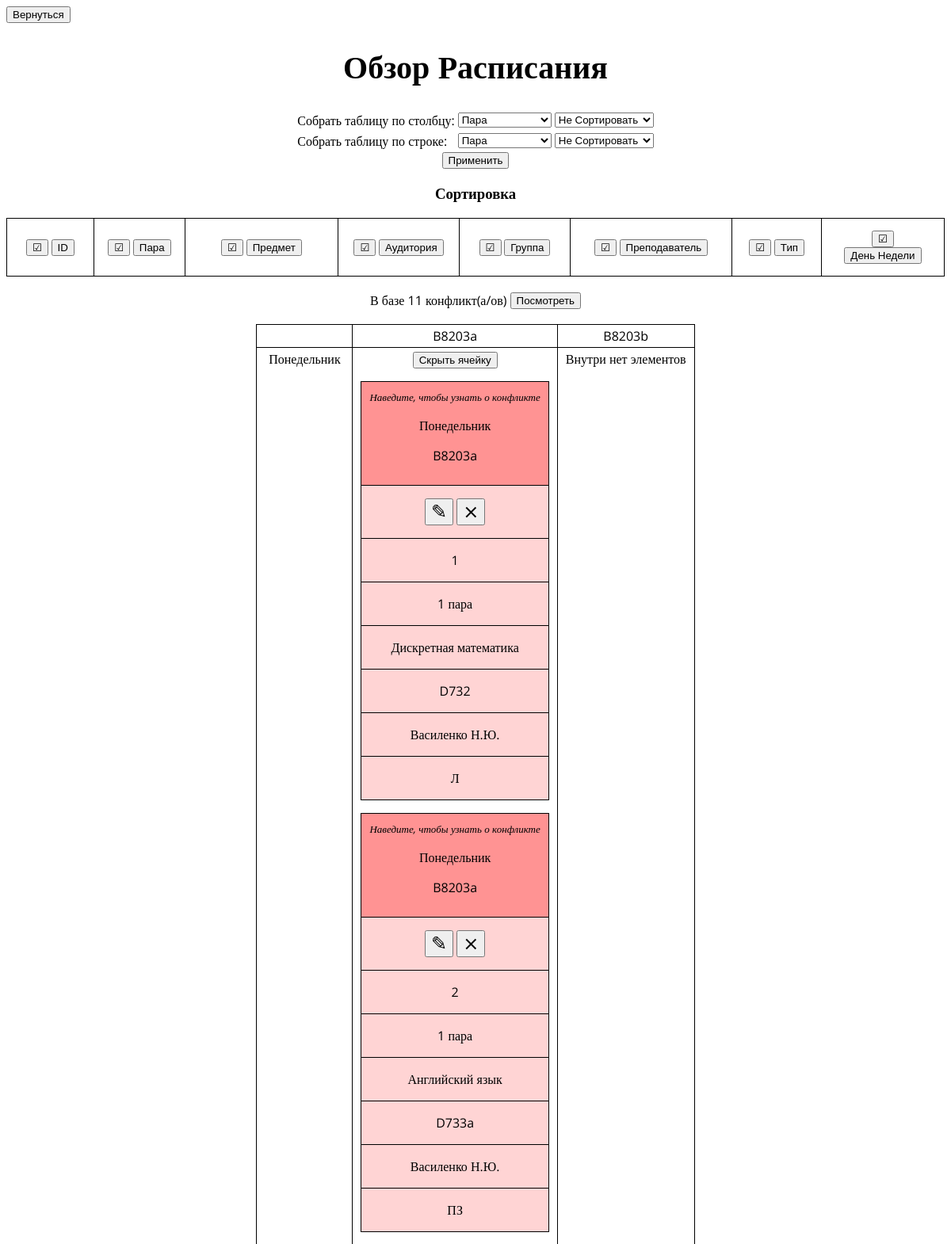
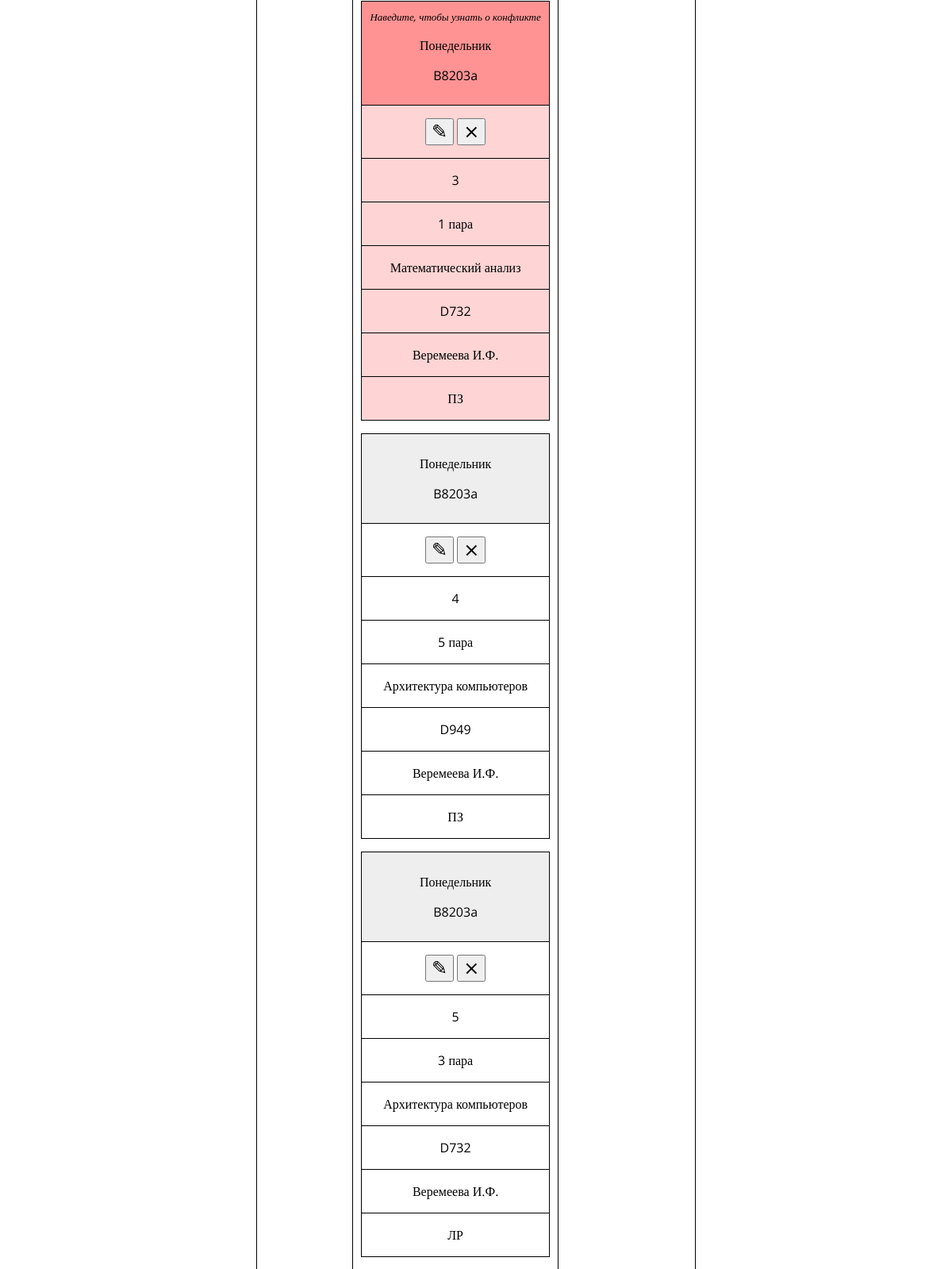
The page /overview (upper part) on the database its author committed (2 pictures, top to bottom).
### tables this page shows
CREATE TABLE `Groups` ( `ID` INTEGER NOT NULL DEFAULT -1, `Name` INTEGER );

CREATE TABLE `Weekdays` ( `ID` INTEGER NOT NULL DEFAULT -1, `Name` TEXT, `OrderNumber` INTEGER NOT NULL DEFAULT -1 );

### home.py (the view, shortened to what this page needs)
@app.route("/overview", methods=["GET", "POST"])
def overview():
	global join_column, join_row, ordering_column, tables_info, hiding_cells, current_columns, current_rows, hiding_fields, edit_field
	col_asc_type = request.form.get("OrderTypeColumns", type=int)
	row_asc_type = request.form.get("OrderTypeRows", type=int)
	colname = request.form.get("JoiningTableColumns")
	rowname = request.form.get("JoiningTableRows")
	edit_values = request.form.get("DatabaseEditor")
	joining_columns = None
	joining_rows = None
	for i in tables_info["SchedItems"]:
		if i.title == colname:
			joining_columns = i
		if i.title == rowname:
			joining_rows = i
	rows_asc = {None:None, 0:None, 1:True, 2:False}[row_asc_type]
	columns_asc =  {None:None, 0:None, 1:True, 2:False}[col_asc_type]
	for i in request.form:
		print(i)
	join_column.ascending = columns_asc
	join_row.ascending = rows_asc
	table, rows, columns, conflicts = generate_schedule(join_column, join_row, ordering_column)
	current_columns = columns
	current_rows = rows
	return render_template(
		"overview.html",
		jcols=columns,
		jrows=rows,
		table=table,
		widthes=[i.width+40 for i in tables_info["SchedItems"] if i != join_column and i != join_row],
		titles=[i.title for i in tables_info["SchedItems"] if i != join_column and i != join_row],
		titles_origin=[i.name for i in tables_info["SchedItems"] if i != join_column and i != join_row],
		join_col=join_column,
		join_row=join_row,
		orderby=ordering_column,
		columns=[i for i in tables_info["SchedItems"]],
		hidecells=hiding_cells,
		hidefields=hiding_fields,
		conflicts=conflicts
	)

### templates/overview.html (shortened to what this page needs)
<head>
	<link rel="stylesheet" href="../static/css/style.css">
</head>
<body>
	<form name="Overview" action="/overview" method='POST'>
		<button name="Back" type="submit">Вернуться</button>
		<center>
			<h1>Обзор Расписания</h1>
			<font size=3>
				<table>
					<tr>
						<td>
							Собрать таблицу по столбцу:
						</td>
						<td>
							<select name="JoiningTableColumns">
								{% for col in columns %}
									{% if col.title != "ID" %}
										<option value="{{col.title}}"
										>
											{{col.title}}
										</option>
									{% endif %}
								{% endfor%}
							</select>
						</td>
						<td>
							<select name="OrderTypeColumns">
								<option value="0" {% if join_col.ascending == None %} SELECTED {% endif %}>Не Сортировать</option>
							</select>
						</td>
					</tr>
					<tr>
						<td>
							Собрать таблицу по строке:
						</td>
						<td>
							<select name="JoiningTableRows">
								{% for col in columns %}
									{% if col.title != "ID" %}
										<option value="{{col.title}}"
										>
											{{col.title}}
										</option>
									{% endif %}
								{% endfor%}
							</select>
						</td>
						<td>
							<select name="OrderTypeRows">
								<option value="0" {% if join_row.ascending == None %} SELECTED {% endif %}>Не Сортировать</option>
							</select>
						</td>
					</tr>
				</table>
				<button id="Accept" name="Accept" type="submit">Применить</button>
				<h3>Сортировка</h3>
				<table id="tab" class="tab">
					{% for width in widthes%}
						<col width="{{ width+40 }}">
					{% endfor %}
					<tr class="elem">
						{% for i in range(titles|length) %}
							<th class="elem">
								<p align="center">
									<button name="HideField{{i}}" type="submit">
										{% if i in hidefields %}
											☐
										{% else %}
											☑
										{% endif %}
									</button>
									<button name="Title{{ titles_origin[i] }}" type="submit">{{ titles[i] }}</button>
								</p>
							</th>
						{% endfor %}
					</tr>
				</table>
				{% if conflicts[0]|length > 0 %}
					<table>
						<tr>
							<td>
								<p align="center">В базе {{conflicts[0]|length}} конфликт(а/ов)</p>
							</td>
							<td>
								<button name="CheckConflicts" type="Submit">Посмотреть</button>
							</td>
						</tr>
					</table>
				{% endif %}
				<div class="divTable">
					<div class="divTableBody">
						<div class="divTableRow">
							<div class="divTableSideHead" style="width:{{join_row.width}}">
							</div>
							{% for col in jcols %}
								<div class="divTableHead">
									<center>
										{{col|safe}}
									</center>
								</div>
							{% endfor %}
						</div>
						{% for row_id in range(jrows|length) %}
							<div class="divTableRow">
								<div class="divTableSideCell">
									<p>
										{{jrows[row_id] |safe}}
									</p>
								</div>
								{% for col_id in range(table[ jrows[row_id] ]|length) %}
									<div class="divTableCell">
										{% if table[ jrows[row_id] ][col_id]|length > 0 and (row_id*jcols|length + col_id) not in hidecells %}
											<button name="HideCell{{row_id*jcols|length + col_id}}">
												Скрыть ячейку
											</button>
											{% for elements in table[ jrows[row_id] ][col_id] %}
												<center>
													<div class="divDrag{% if elements[0] in conflicts[0] %}Red{% endif %}" name="Div{{elements[0]}}" id="{{titles[0]}}: {{elements[0]}}">
														<div class="divDragger{% if elements[0] in conflicts[0] %}Red{% endif %}" name="Div{{elements[0]}}" id="{{titles[0]}}: {{elements[0]}}"
															{% if elements[0] in conflicts[0] %}
																title="
																	{% if conflicts[1][ conflicts[0].index(elements[0]) ] == 0 %}
																		Этот преподаватель в это время занят
																	{% elif conflicts[1][ conflicts[0].index(elements[0]) ] == 1 %}
																		Эта аудитория в это время занята
																	{% elif conflicts[1][ conflicts[0].index(elements[0]) ] == 2 %}
																		Эта группа в это время занята
																	{% endif %}
																"
															{% endif %}
														>
															{% if elements[0] in conflicts[0] %}
																<i><font size=2>Наведите, чтобы узнать о конфликте</font></i>
															{% endif %}
															<p>
																{{ jrows[row_id] |safe}}
															</p>
															<p>
																{{jcols[col_id]|safe}}
															</p>
														</div>
														<div class="divElements" name="Div{{elements[0]}}">
															<p>
																<button name="EditField{{elements[0]}}">
																	<font size="5">
																		✎
																	</font>
																</button>
																<button name="DeleteField{{elements[0]}}">
																	<font size="5">
																		⨯
																	</font>
																</button>
															</p>
															{% for field in range(elements|length) %}
																{% if field not in hidefields %}
																	<hr color="black" size="1"/>
																	<p>{{elements[field]|safe}}</p>
																{% endif %}
															{% endfor %}
														</div>
													</div>
												</center>
											{% endfor %}
										{% else %}
											{% if table[ jrows[row_id] ][col_id]|length > 0 %}
												<button name="HideCell{{row_id*jcols|length + col_id}}">
													Показать ячейку
												</button>
												<p>
													Внутри {{table[ jrows[row_id] ][col_id]|length}}
													{% if 1 < table[ jrows[row_id] ][col_id]|length < 5 %}
														элемента
													{% elif table[ jrows[row_id] ][col_id]|length >= 5 %}
														элементов
													{% else %}
														элемент
													{% endif %}
												</p>
											{% else %}
												<p>
													Внутри нет элементов
												</p>
											{% endif %}
										{% endif %}
									</div>
								{% endfor %}
							</div>
						{% endfor %}
					</div>
				</div>
			</font>
		</center>
	</form>
</body>

### static/css/style.css (style rules this page uses)
body { font-family: 'Open Sans'; font-size: 20; }
#tab { font-size: 14; text-align: left; border-collapse: collapse; }
.elem td, .elem th, .elem tr { border: 1px solid; text-align: left; padding: 15px; }
.divDrag { z-index: 9; text-align: center; border: 1px solid black; background-color: #FFFFFF; }
.divDragRed { z-index: 9; text-align: center; border: 1px solid black; background-color: #FFD4D4; }
.divDragger { padding: 10px; cursor: move; z-index: 10; background-color: #EEEEEE; border-bottom: 1px solid black; }
.divDraggerRed { padding: 10px; cursor: move; z-index: 10; background-color: #FF9393; border-bottom: 1px solid black; }
.divTable { display: table; }
.divTableRow { display: table-row; }
.divTableCell, .divTableHead, .divTableSideCell, .divTableSideHead { border-right: 1px solid #000; border-bottom: 1px solid #000; display: table-cell; padding: 3px 10px; }
.divTableSideCell, .divTableSideHead { border-left: 1px solid #000; }
.divTableHead, .divTableSideHead { border-top: 1px solid #000; }
.divTableBody { display: table-row-group; }

### rows shown on the page
Groups: Name "B8203a", Name "B8203a" "B8203a" "B8203a" "B8203a" "B8203a"
Groups: Name "B8203b"
Weekdays: Name "Понедельник", Name "Понедельник" "Понедельник" "Понедельник" "Понедельник" "Понедельник"

### other values the page prints
{{ titles[i] }} "ID" "Пара" "Предмет" "Аудитория" "Группа" "Преподаватель" "Тип" "День Недели"
{{ conflicts[0]|length }} "11"
{{ elements[field]|safe }} "1" "1 пара" "Дискретная математика" "D732" "Василенко Н.Ю." "Л" "2" "1 пара" "Английский язык" "D733a" "Василенко Н.Ю." "ПЗ" "3" "1 пара" "Математический анализ" "D732" "Веремеева И.Ф." "ПЗ" "4" "5 пара" "Архитектура компьютеров" "D949" "Веремеева И.Ф." "ПЗ" "5" "3 пара" "Архитектура компьютеров" "D732" "Веремеева И.Ф." "ЛР"
form field JoiningTableColumns "Пара"
form field JoiningTableRows "Пара"
